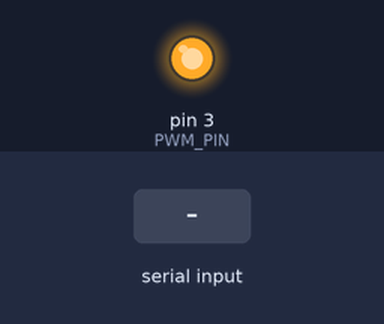
A sketch run on a simulated Arduino Uno, built with avr-gcc and run on an emulated ATmega328P. Shown: output pins drawn as LEDs (lit = HIGH). The test bench sets the inputs (shaded band).

Above: at 1.2 s.
1.3 s: "1" received over Serial
At 2.2 s:
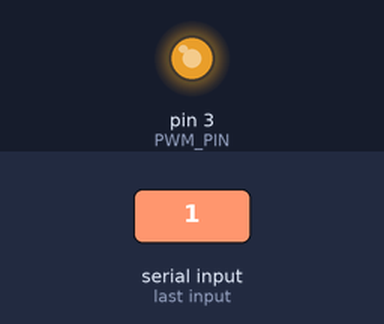
2.8 s: "0" received over Serial
At 3.4 s:
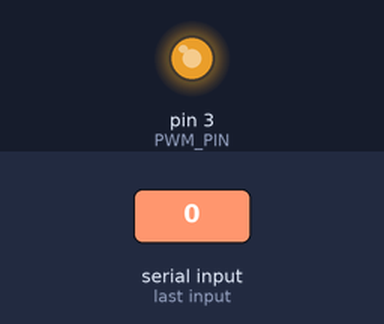
Timing chart, 0 to 5.8 s (numbered marks = the images above; inputs shaded):
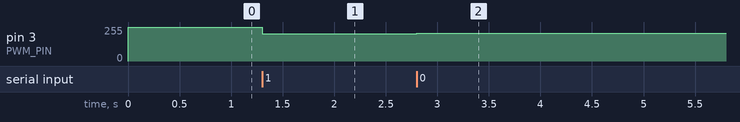

The sketch:

carrera.ino
```cpp
constexpr uint8_t PWM_PIN = 3;

void setup() {
    pinMode(PWM_PIN, OUTPUT);
    TCCR2A = _BV(COM2B1) | _BV(WGM21) | _BV(WGM20);
    TCCR2B = _BV(CS20);
    OCR2B = 0xff;
    Serial.begin(115200);
}

void loop() {
    if (Serial.available() > 0) {
        const uint8_t speed = static_cast<uint8_t>(Serial.read());
        OCR2B = 0xff - speed;
    }
}
```

Measured:
- after the input at 1.3 s, pin 3 (PWM_PIN): 255/255 → 206/255 at once
- after the input at 2.8 s, pin 3 (PWM_PIN): 206/255 → 207/255 at once
